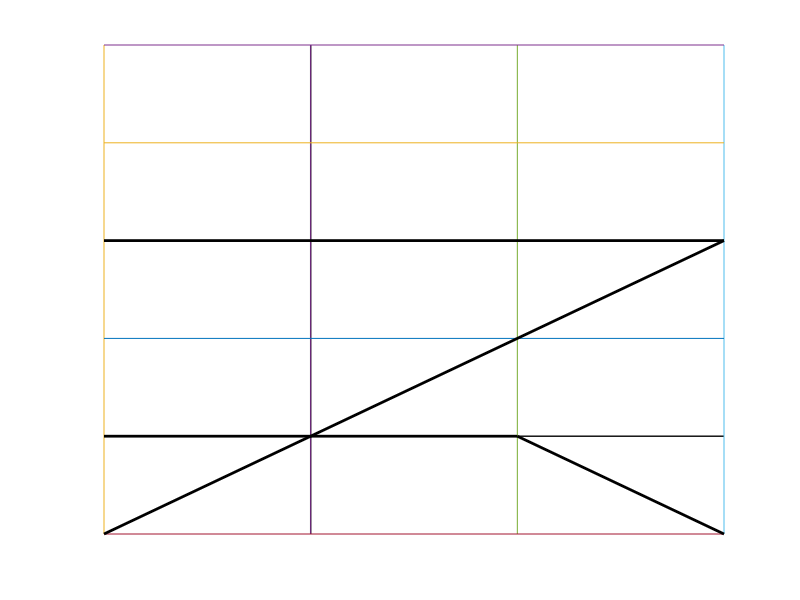
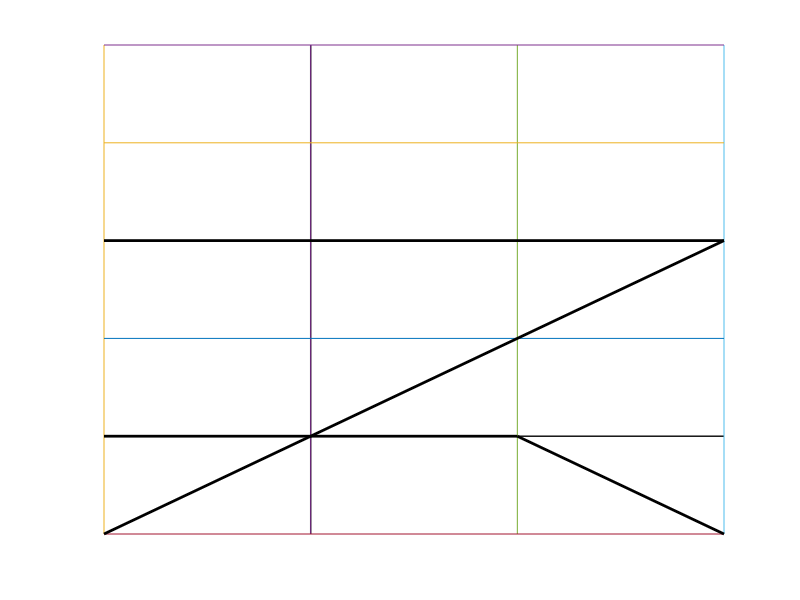
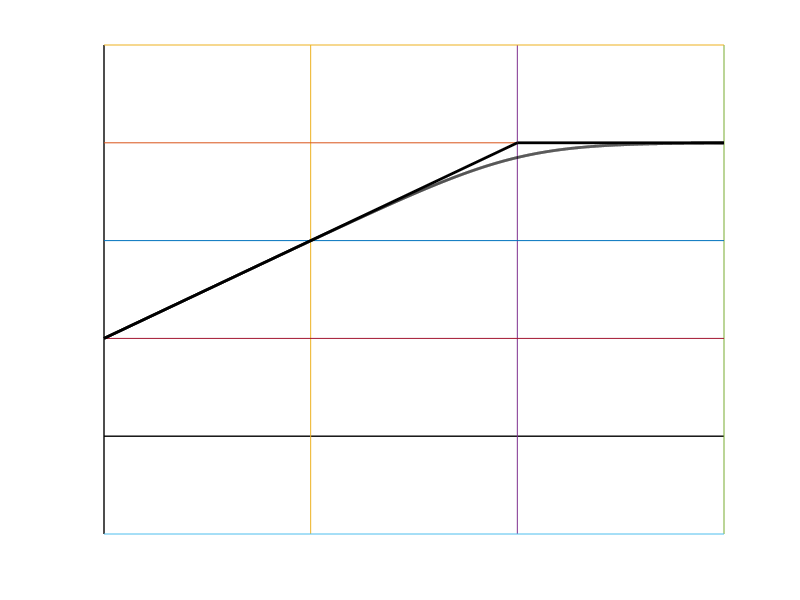
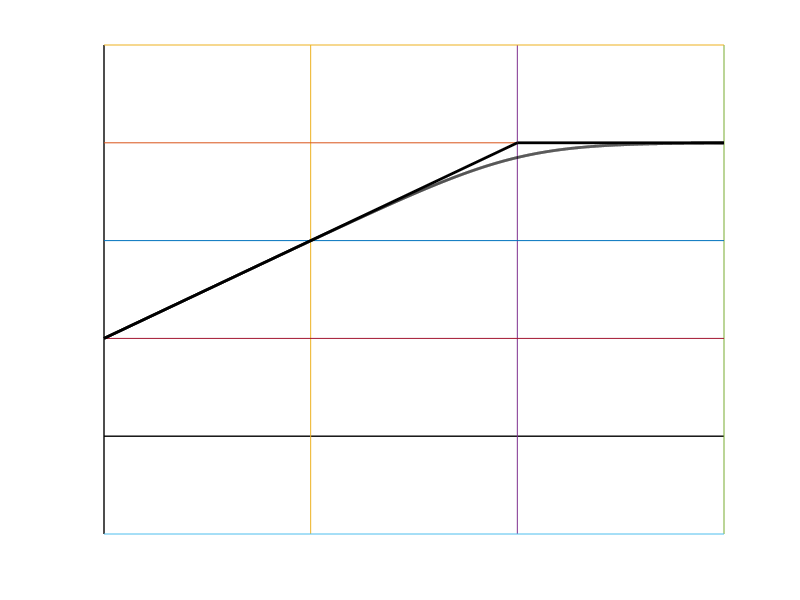

These charts were generated, in order, by the following MATLAB code:
#bodeMagnitude

clf
hold on

A=@(w) 1000.*j.*w./(j.*w+10);

%axis
plot([-1,2],[0,0],"linewidth",1,"color","black")
plot([0,0],[-20,80],"linewidth",1,"color","black")

%grid
x=[0.1,1,10,100];
for tkx=log10(x)
plot([tkx,tkx],[-20,80])
endfor

y=[-20,20,40,60,80];
for tky=y
plot([-1,2],[tky,tky])
endfor


%actual curve
w=0.1:0.01:100;
%plot(log10(w),20.*log10(abs(A(w))),"linewidth",2,"color","black")

%bode sections
plot([-1,2],[40,40],"linewidth",2,"color","black")
plot([-1,2],[-20,40],"linewidth",2,"color","black")

plot([-1,1],[0,0],"linewidth",2,"color","black")
plot([1,2],[0,-20],"linewidth",2,"color","black")

grid off
axis off

print -demf bodeMagnitudeFrequencyTermA.emf
print -deps bodeMagnitudeFrequencyTermA.eps
%===================

clf
hold on

A=@(w) 1000.*j.*w./(j.*w+10);

%axis
plot([-1,2],[0,0],"linewidth",1,"color","black")
plot([-1,-1],[-20,80],"linewidth",1,"color","black")

%grid
x=[1,10,100];
for tkx=log10(x)
plot([tkx,tkx],[-20,80])
endfor

y=[-20,20,40,60,80];
for tky=y
plot([-1,2],[tky,tky])
endfor


%actual curve
w=0.1:0.01:100;
plot(log10(w),20.*log10(abs(A(w))),"linewidth",2,"color","black")

%bode sections
plot([-1,1],[20,60],"linewidth",2,"color","black")
plot([1,2],[60,60],"linewidth",2,"color","black")

grid off
axis off

print -demf bodeMagnitudeFrequencyTermB.emf
print -deps bodeMagnitudeFrequencyTermB.eps
